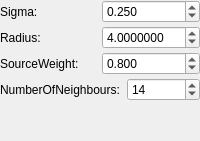
         <widget class="QWidget" name="MinCutSegmentation">
          <layout class="QVBoxLayout" name="verticalLayout_6">
           <property name="spacing">
            <number>3</number>
           </property>
           <property name="leftMargin">
            <number>0</number>
           </property>
           <property name="topMargin">
            <number>0</number>
           </property>
           <property name="rightMargin">
            <number>0</number>
           </property>
           <property name="bottomMargin">
            <number>0</number>
           </property>
           <item>
            <layout class="QHBoxLayout" name="horizontalLayout_37">
             <item>
              <widget class="QLabel" name="label_32">
               <property name="text">
                <string>Sigma: </string>
               </property>
              </widget>
             </item>
             <item>
              <widget class="QDoubleSpinBox" name="dspin_sigma">
               <property name="sizePolicy">
                <sizepolicy hsizetype="Ignored" vsizetype="Fixed">
                 <horstretch>0</horstretch>
                 <verstretch>0</verstretch>
                </sizepolicy>
               </property>
               <property name="toolTip">
                <string>Allows to set the normalization value for the binary potentials as described in the article.</string>
               </property>
               <property name="prefix">
                <string/>
               </property>
               <property name="decimals">
                <number>3</number>
               </property>
               <property name="maximum">
                <double>99999.000000000000000</double>
               </property>
               <property name="value">
                <double>0.250000000000000</double>
               </property>
              </widget>
             </item>
            </layout>
           </item>
           <item>
            <layout class="QHBoxLayout" name="horizontalLayout_38">
             <item>
              <widget class="QLabel" name="label_33">
               <property name="text">
                <string>Radius: </string>
               </property>
              </widget>
             </item>
             <item>
              <widget class="QDoubleSpinBox" name="dspin_radius">
               <property name="toolTip">
                <string>Allows to set the radius to the background.</string>
               </property>
               <property name="prefix">
                <string/>
               </property>
               <property name="decimals">
                <number>7</number>
               </property>
               <property name="maximum">
                <double>999.000000000000000</double>
               </property>
               <property name="value">
                <double>4.000000000000000</double>
               </property>
              </widget>
             </item>
            </layout>
           </item>
           <item>
            <layout class="QHBoxLayout" name="horizontalLayout_39">
             <item>
              <widget class="QLabel" name="label_34">
               <property name="text">
                <string>SourceWeight: </string>
               </property>
              </widget>
             </item>
             <item>
              <widget class="QDoubleSpinBox" name="dspin_weight">
               <property name="toolTip">
                <string>Allows to set weight for source edges. Every edge that comes from the source point will have that weight.</string>
               </property>
               <property name="prefix">
                <string/>
               </property>
               <property name="decimals">
                <number>3</number>
               </property>
               <property name="maximum">
                <double>99999.000000000000000</double>
               </property>
               <property name="value">
                <double>0.800000000000000</double>
               </property>
              </widget>
             </item>
            </layout>
           </item>
           <item>
            <layout class="QHBoxLayout" name="horizontalLayout_40">
             <item>
              <widget class="QLabel" name="label_35">
               <property name="text">
                <string>NumberOfNeighbours: </string>
               </property>
              </widget>
             </item>
             <item>
              <widget class="QSpinBox" name="spin_neighbour_number">
               <property name="toolTip">
                <string>Allows to set the number of neighbours to find.</string>
               </property>
               <property name="prefix">
                <string/>
               </property>
               <property name="maximum">
                <number>99999</number>
               </property>
               <property name="value">
                <number>14</number>
               </property>
              </widget>
             </item>
            </layout>
           </item>
           <item>
            <spacer name="verticalSpacer_2">
             <property name="orientation">
              <enum>Qt::Vertical</enum>
             </property>
             <property name="sizeHint" stdset="0">
              <size>
               <width>20</width>
               <height>40</height>
              </size>
             </property>
            </spacer>
           </item>
          </layout>
         </widget>
